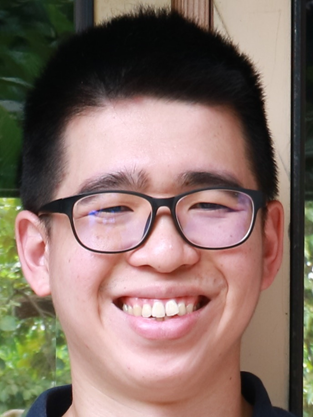
#> input picture Fall_2017/CIS-581/Homework/Project2/chiuk_morphing/im1.png, 313 x 417 px
$ jupyter execute Untitled.ipynb   (Python 2 division)
#> lines starting #> are read from the running program, lines starting #| are printed output that depends on the picture
### Fall_2017/CIS-581/Homework/Project2/chiuk_morphing/click_correspondences.py
'''
  File name: click_correspondences.py
  Author:
  Date created:
'''
import matplotlib.pyplot as plt
import numpy as np
import pylab
import cpselect as cps
'''
  File clarification:
    Click correspondences between two images
    - Input im1: target image
    - Input im2: source image
    - Output im1_pts: correspondences coordiantes in the target image
    - Output im2_pts: correspondences coordiantes in the source image
'''

def click_correspondences(im1, im2):
  '''
    Tips:
      - use 'matplotlib.pyplot.subplot' to create a figure that shows the source and target image together
      - add arguments in the 'imshow' function for better image view
      - use function 'ginput' and click correspondences in two images in turn
      - please check the 'ginput' function documentation carefully
        + determine the number of correspondences by yourself which is the argument of 'ginput' function
        + when using ginput, left click represents selection, right click represents removing the last click
        + click points in two images in turn and once you finish it, the function is supposed to
          return a NumPy array contains correspondences position in two images
  '''
  #fig, axis = plt.subplots(1, 2, figsize = (20, 20))
  #axis[0].imshow(im1)
  #axis[1].imshow(im2)
  print "please click:===================="
  #im1_pts = plt.ginput(3)
  im1_pts, im2_pts = cps.cpselect(im1, im2)
  #im2_pts = 0
  print "clicked:", im1_pts
  #plt.show()

  # TODO: Your code here

  return im1_pts, im2_pts

### Fall_2017/CIS-581/Homework/Project2/chiuk_morphing/Untitled.ipynb
[cell 1]
'''
  File name: test_script.py
  Author: Haoyuan(Steve) Zhang
  Date created: 9/26/2017
'''

'''
  File clarification:
    Check the accuracy of your algorithm
'''

import numpy as np
import click_correspondences as cc
import matplotlib
import matplotlib.pyplot as plt


from PIL import Image
from est_tps import est_tps
from obtain_morphed_tps import obtain_morphed_tps
from morph_tps import morph_tps
from morph_tri import morph_tri


# test triangulation morphing
# [63 lines left out: functions test_tri, test_tps, not called in this run]


# the main test code
def main():

  print plt.get_backend()
  print plt.get_backend()
  # dummy image 1 and 2
  im1 = np.ones((3, 50, 50))
  im2 = np.zeros((3, 50, 50))

  #im1 = Image.open("im11.png")
  im1 = Image.open("im1.png").convert('RGB')
  im2 = Image.open("im2.png").convert('RGB')
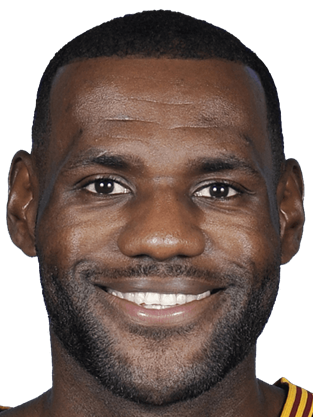
#> input picture Fall_2017/CIS-581/Homework/Project2/chiuk_morphing/im2.png, 313 x 417 px
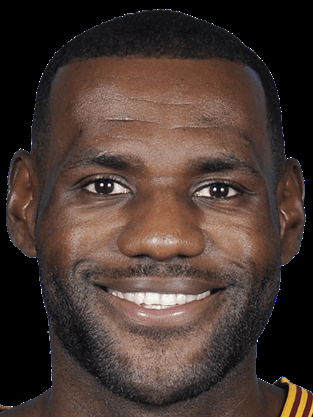
#> im2: PIL image 313x417 RGB; mean R, G, B 72.1, 56, 49.7
  im1 = np.array(im1)
  im2 = np.array(im2)

  im1_pts, im2_pts = cc.click_correspondences(im1, im2)

#  # dummy correspondence
#  im1_pts = np.array([[1, 1], [1, 50], [50, 1], [50, 50], [25, 25]])
#  im2_pts = np.array([[1, 1], [1, 50], [50, 1], [50, 50], [20, 20]])
#
#  # dummy warp_frac and dissolve_frac
#  warp_frac, dissolve_frac = np.array([0.2, 0.3]), np.array([0.1, 0.3])
#
#
#  # test triangulation morphing
#  if not test_tri(im1, im2, im1_pts, im2_pts, warp_frac, dissolve_frac):
#    print "The Triangulation Morphing test failed. \n"
#    return
#
#  # test TPS morphing
#  # if not test_tps(im1, im2, im1_pts, im2_pts, warp_frac, dissolve_frac):
#  #   print "The TPS Morphing test failed. \n"
#  #   return

  print("All tests passed! \n")
  return


if __name__ == "__main__":
  main()
#> (the call stopped at in click_correspondences, `im1_pts, im2_pts = cps.cpselect(im1, im2)`: cpselect is not available in this run)
